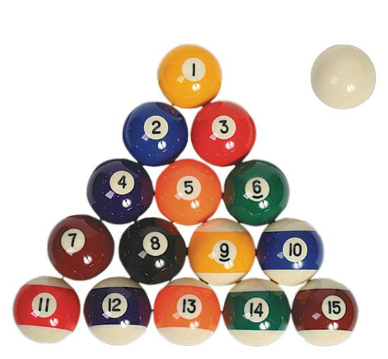
#> input picture Microsoft AI School/learning/DataPreprocessing/Billiards.png, 388 x 359 px
$ python '이미지의 형태학적 변환_침식.py'
#> lines starting #> are read from the running program, lines starting #| are printed output that depends on the picture; after the words box and inside, x2 and y2 are one past the last pixel; in counts of white or black regions, pixels touching at a corner belong together
# 침식, erosion
import numpy as np
import cv2
import matplotlib.pyplot as plt

image = cv2.imread('./Billiards.png', cv2.IMREAD_GRAYSCALE)
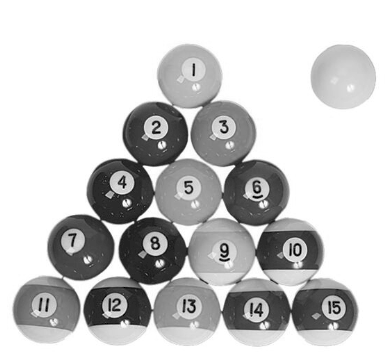
#> image: shape (359, 388); min 0, max 255, mean 202.7

# 우리가 사용하는 추가 매개변수는 임계 강도 픽셀 값이며 이 경우에는 230과 255값으로 설정,
# 230보다 큰 모든 값이 255로 설정됨을 의미합니다
# 단순히 값을 반전시키는 임계값 알고리즘 THRESH_BINARY_INV (230보다 작으면 흰색, 230보다 큰 값은 검은색)

_, mask = cv2.threshold(image, 230, 255, cv2.THRESH_BINARY_INV)
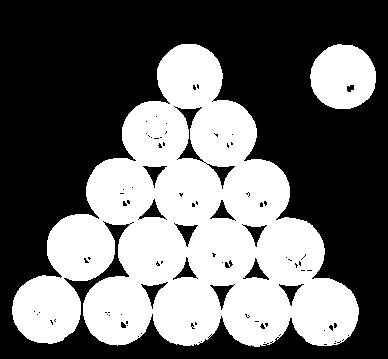
#> mask: shape (359, 388); 41.4% white; 2 white regions, box (x1, y1, x2, y2) and area: (12, 44, 359, 347) 54277, (310, 44, 376, 109) 3343

# erosion , 검은 면적이 더 커짐 (침식)
kernel = np.ones((3, 3), np.uint8)
dilation = cv2.dilate(mask, kernel)
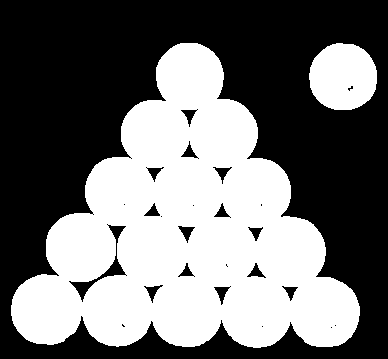
#> dilation: shape (359, 388); 44.3% white; 2 white regions, box (x1, y1, x2, y2) and area: (11, 43, 360, 348) 58041, (309, 43, 377, 110) 3635
erosion = cv2.erode(mask, kernel)
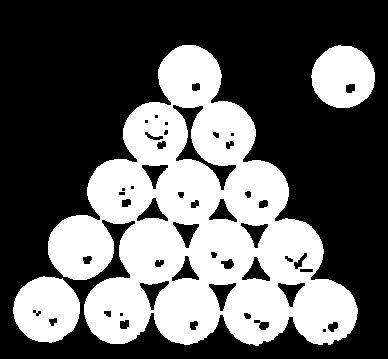
#> erosion: shape (359, 388); 37.8% white; 3 white regions, box (x1, y1, x2, y2) and area: (48, 45, 358, 346) 46276, (13, 276, 80, 343) 3382, (311, 45, 375, 108) 3052

titles = ['image', 'mask', 'dilation', 'erosion']
images = [image, mask, dilation, erosion]

for i in range(4):
    plt.subplot(2, 2, i+1)
    plt.imshow(images[i], 'gray')
    plt.title(titles[i])
    plt.xticks([])
    plt.yticks([])
plt.show()

# 커널 종류, 더 많은 종류가 있다
kernel = []
for i in [cv2.MORPH_RECT, cv2.MORPH_CROSS, cv2.MORPH_ELLIPSE]:
    kernel.append(cv2.getStructuringElement(i, (11,11)))
print([kernel[i] for i in range(3)]) # 전부 1, 크로스, 원형 형태

erosion1 = cv2.erode(mask, kernel[0])
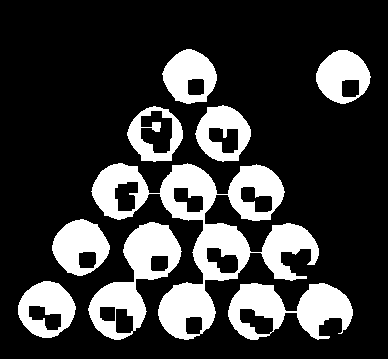
#> erosion1: shape (359, 388); 22.6% white; 9 white regions, largest, box (x1, y1, x2, y2) and area: (91, 163, 319, 340) 12059, (88, 222, 182, 340) 4229, (228, 283, 353, 340) 4002
erosion2 = cv2.erode(mask, kernel[1])
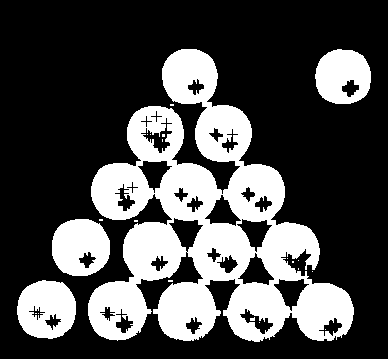
#> erosion2: shape (359, 388); 29.8% white; 22 white regions (18 under 20 px), largest, box (x1, y1, x2, y2) and area: (88, 49, 354, 342) 33814, (17, 280, 76, 339) 2637, (52, 219, 110, 276) 2582, (315, 49, 371, 104) 2335
erosion3 = cv2.erode(mask, kernel[2])
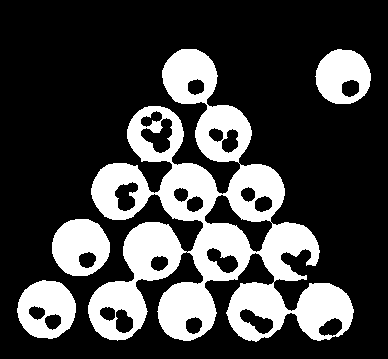
#> erosion3: shape (359, 388); 26.2% white; 4 white regions, box (x1, y1, x2, y2) and area: (88, 49, 354, 342) 29608, (52, 219, 110, 276) 2407, (17, 280, 76, 339) 2353, (315, 49, 371, 104) 2176

titles = ['image', 'rectangle', 'cross', 'ellipse']
images = [image, erosion1, erosion2, erosion3]

for i in range(4):
    plt.subplot(2, 2, i+1)
    plt.imshow(images[i], 'gray')
    plt.title(titles[i])
    plt.xticks([])
    plt.yticks([])
plt.show()

$ run again, with Microsoft AI School/learning/DataPreprocessing/XO.png copied over Microsoft AI School/learning/DataPreprocessing/Billiards.png
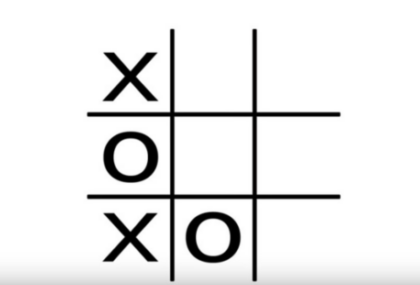
#> input picture Microsoft AI School/learning/DataPreprocessing/XO.png, 420 x 285 px
#> `_, mask = cv2.threshold(image, 230, 255, cv2.THRESH_BINARY_INV)`:
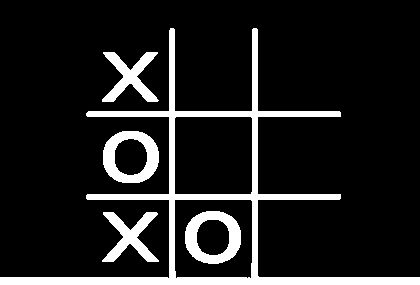
#> mask: shape (285, 420); 12.2% white; 5 white regions, box (x1, y1, x2, y2) and area: (0, 28, 420, 285) 9273, (185, 211, 241, 264) 1479, (103, 131, 159, 183) 1471, (102, 52, 159, 102) 1207, (102, 212, 159, 262) 1205
#> dilation: shape (285, 420); 15.4% white; 5 white regions, box (x1, y1, x2, y2) and area: (0, 27, 420, 285) 11633, (184, 210, 242, 265) 1831, (102, 130, 160, 184) 1823, (101, 51, 160, 103) 1577, (101, 211, 160, 263) 1575
#> erosion: shape (285, 420); 9% white; 5 white regions, box (x1, y1, x2, y2) and area: (0, 29, 420, 285) 6893, (186, 212, 240, 263) 1127, (104, 132, 158, 182) 1119, (103, 53, 157, 101) 844, (104, 213, 157, 261) 841
#> erosion1: shape (285, 420); 1.1% white; 7 white regions (6 under 20 px), largest, box (x1, y1, x2, y2) and area: (0, 282, 420, 285) 1227
#> erosion2: shape (285, 420); 2% white; 12 white regions (1 under 20 px), largest, box (x1, y1, x2, y2) and area: (0, 277, 420, 285) 1315, (111, 217, 150, 257) 237, (110, 57, 151, 97) 235
#> `erosion3 = cv2.erode(mask, kernel[2])`:
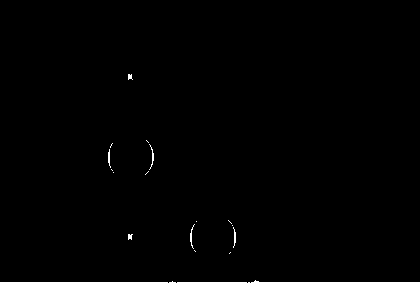
#> erosion3: shape (285, 420); 1.2% white; 17 white regions (10 under 20 px), largest, box (x1, y1, x2, y2) and area: (0, 280, 420, 285) 1263, (149, 144, 154, 170) 36, (190, 224, 195, 249) 36
